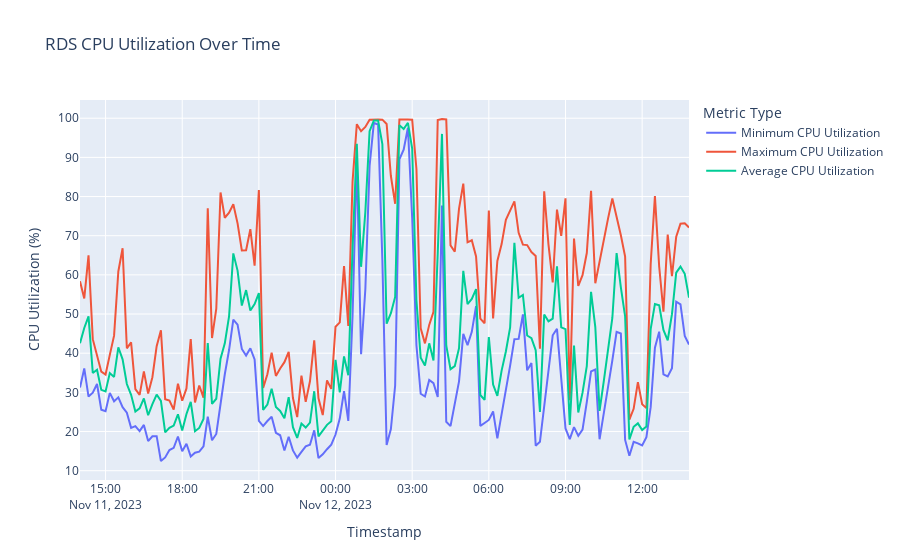

Source (notebook cell):
### Code cell
import plotly.subplots as sp
import plotly.graph_objs as go
import pandas as pd
from datetime import datetime, timedelta

# Assuming you have the cpu_data DataFrame containing the CPU utilization data
# Make sure the DataFrame is correctly populated from your previous code

# Create a subplot with multiple lines
fig = sp.make_subplots(rows=1, cols=1)  # You can adjust the number of rows and columns as needed

# Add traces for average, minimum, and maximum CPU utilization
trace_min = go.Scatter(x=cpu_data['Timestamp'], y=cpu_data['Minimum_CPUUtilization'], mode='lines', name='Minimum CPU Utilization')
trace_max = go.Scatter(x=cpu_data['Timestamp'], y=cpu_data['Maximum_CPUUtilization'], mode='lines', name='Maximum CPU Utilization')
trace_avg = go.Scatter(x=cpu_data['Timestamp'], y=cpu_data['Average_CPUUtilization'], mode='lines', name='Average CPU Utilization')

# Add the traces to the subplot

fig.add_trace(trace_min)
fig.add_trace(trace_max)
fig.add_trace(trace_avg)

# Customize the layout
fig.update_layout(
    title='RDS CPU Utilization Over Time',
    xaxis=dict(title='Timestamp'),
    yaxis=dict(title='CPU Utilization (%)'),
    legend=dict(title='Metric Type')
)

# Show the interactive chart
fig.show()

### Figure 1 — Plotly figure (JSON) as saved in the notebook; plotly's stock layout.template omitted (floating-point values rounded to 4 significant figures; data arrays with more than 128 entries replaced by an {"elided": "..."} marker saying what was removed)
{"data": [{"mode": "lines", "name": "Minimum CPU Utilization", "type": "scatter", "x": {"elided": "144 str values"}, "y": {"elided": "144 float values"}}, {"mode": "lines", "name": "Maximum CPU Utilization", "type": "scatter", "x": {"elided": "144 str values"}, "y": {"elided": "144 float values"}}, {"mode": "lines", "name": "Average CPU Utilization", "type": "scatter", "x": {"elided": "144 str values"}, "y": {"elided": "144 float values"}}], "layout": {"legend": {"title": {"text": "Metric Type"}}, "title": {"text": "RDS CPU Utilization Over Time"}, "xaxis": {"anchor": "y", "domain": [0, 1], "title": {"text": "Timestamp"}}, "yaxis": {"anchor": "x", "domain": [0, 1], "title": {"text": "CPU Utilization (%)"}}}}
